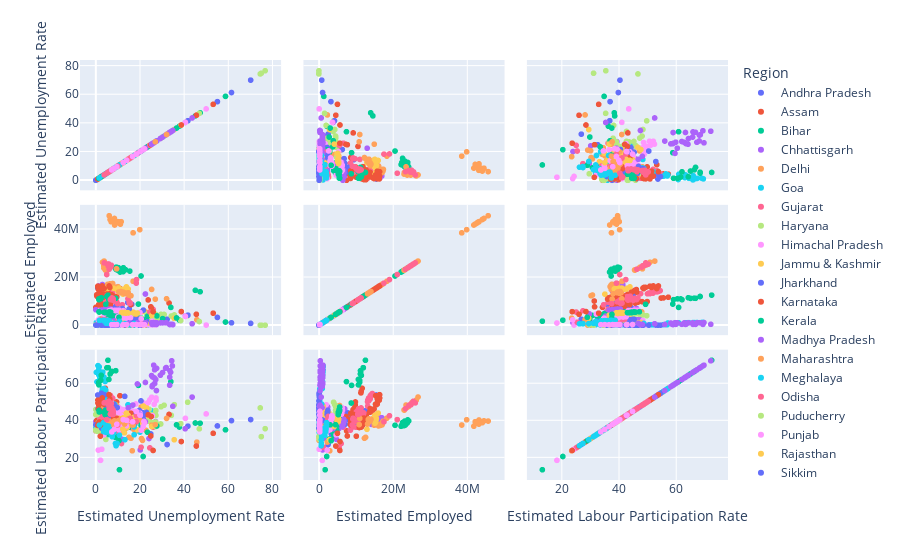

This figure's notebook cell:
### Code cell
#creating a scatter matrix plot to denote relationship
fig = px.scatter_matrix(data,
    dimensions=['Estimated Unemployment Rate','Estimated Employed',
                'Estimated Labour Participation Rate'],
    color='Region')
fig.show()

### Figure 1 — Plotly figure (JSON) as saved in the notebook; plotly's stock layout.template omitted (floating-point values rounded to 4 significant figures)
{"data": [{"dimensions": [{"axis": {"matches": true}, "label": "Estimated Unemployment Rate", "values": [3.65, 3.05, 3.75, 3.32, 5.17, 3.52, 4.12, 4.38, 4.84, 5.91, 4.06, 16.29, 14.46, 0.85, 6.09, 3.8, 5.64, 4.61, 6.01, 4.7, 7.54, 7.88, 7.11, 5.66, 9.88, 32.3, 24.91, 5.86]}, {"axis": {"matches": true}, "label": "Estimated Employed", "values": [11999139, 11755881, 12086707, 12285693, 12256762, 12017412, 11397681, 12528395, 12016676, 11723617, 11359660, 8792827, 9526902, 15572975, 4788661, 4824630, 4657443, 4743179, 4733996, 4774377, 4668772, 4913963, 4618860, 4822035, 4521537, 2544084, 3428356, 4954389]}, {"axis": {"matches": true}, "label": "Estimated Labour Participation Rate", "values": [43.24, 42.05, 43.5, 43.97, 44.68, 43.01, 41, 45.14, 43.46, 42.83, 40.66, 36.03, 38.16, 53.76, 37.45, 36.76, 36.1, 36.29, 36.69, 36.41, 36.62, 38.61, 35.91, 36.84, 36.08, 26.97, 32.69, 37.61]}], "hovertemplate": "Region=Andhra Pradesh<br>%{xaxis.title.text}=%{x}<br>%{yaxis.title.text}=%{y}<extra></extra>", "legendgroup": "Andhra Pradesh", "marker": {"color": "#636efa", "symbol": "circle"}, "name": "Andhra Pradesh", "showlegend": true, "type": "splom"}, {"dimensions": [{"axis": {"matches": true}, "label": "Estimated Unemployment Rate", "values": [4.29, 5.08, 4.26, 5.79, 4.46, 4.65, 4.66, 4.29, 3.26, 3.77, 9.38, 0, 7.87, 9.89, 3.21, 10.39, 9.26, 11.17, 6.31, 5.02, 7.24, 9.98, 10.34, 8.37, 10.77, 3.42]}, {"axis": {"matches": true}, "label": "Estimated Employed", "values": [11749334, 8923222, 9911534, 9292039, 11468349, 8395906, 9625362, 11420996, 8462814, 9878742, 9926176, 7544937, 1671707, 1647342, 1739838, 1595582, 1576480, 1595176, 1708045, 1722303, 1630908, 1625454, 1664145, 1454956, 1441722, 1551007]}, {"axis": {"matches": true}, "label": "Estimated Labour Participation Rate", "values": [57.39, 43.87, 48.21, 45.83, 55.67, 40.76, 46.64, 54.9, 40.17, 47.05, 50, 34.38, 44.92, 45.17, 44.32, 43.81, 42.66, 44.01, 44.59, 44.26, 42.82, 43.9, 45.03, 38.45, 39.04, 38.73]}], "hovertemplate": "Region=Assam<br>%{xaxis.title.text}=%{x}<br>%{yaxis.title.text}=%{y}<extra></extra>", "legendgroup": "Assam", "marker": {"color": "#EF553B", "symbol": "circle"}, "name": "Assam", "showlegend": true, "type": "splom"}, {"dimensions": [{"axis": {"matches": true}, "label": "Estimated Unemployment Rate", "values": [9.27, 10.2, 13.44, 11, 8.87, 12.47, 12.4, 10.16, 9.13, 9.61, 15.39, 45.09, 47.26, 20.49, 19.9, 13.29, 16.41, 17.66, 20.46, 14.06, 17.62, 14.91, 20.69, 15.11, 15.73, 58.77, 37.87, 12.45]}, {"axis": {"matches": true}, "label": "Estimated Employed", "values": [24322330, 24097712, 23248875, 22260203, 23905700, 24053140, 22445989, 22914530, 23409006, 23168192, 22667882, 14645275, 14050319, 20622566, 3029344, 3248864, 3059744, 2994763, 2992082, 3173429, 3081077, 2977857, 2988665, 3113464, 3049637, 1400962, 2207026, 3124663]}, {"axis": {"matches": true}, "label": "Estimated Labour Participation Rate", "values": [39.75, 39.71, 39.66, 36.85, 38.57, 40.31, 37.51, 37.25, 37.54, 37.28, 38.88, 38.63, 38.5, 37.4, 39.8, 39.35, 38.36, 38.03, 39.25, 38.45, 38.86, 36.29, 38.99, 37.87, 37.29, 34.94, 36.45, 36.54]}], "hovertemplate": "Region=Bihar<br>%{xaxis.title.text}=%{x}<br>%{yaxis.title.text}=%{y}<extra></extra>", "legendgroup": "Bihar", "marker": {"color": "#00cc96", "symbol": "circle"}, "name": "Bihar", "showlegend": true, "type": "splom"}, {"dimensions": [{"axis": {"matches": true}, "label": "Estimated Unemployment Rate", "values": [9.82, 6.76, 4.54, 4.64, 8.33, 6.96, 2.77, 6.11, 9.89, 7.89, 7.31, 0, 7.64, 10.14, 9.77, 11.77, 8.17, 6.29, 9.46, 10.27, 8.32, 3.57, 9.01, 9.79, 8.21, 20.13, 24.1, 27.07]}, {"axis": {"matches": true}, "label": "Estimated Employed", "values": [6259019, 6608626, 6753622, 6607694, 6490776, 7043840, 6942931, 6569385, 6236201, 6847173, 6894808, 6534321, 5454091, 5781095, 2223129, 2192020, 2285436, 2392400, 2311507, 2297096, 2341284, 2415436, 2315972, 2347941, 2407509, 1066126, 1276291, 1602231]}, {"axis": {"matches": true}, "label": "Estimated Labour Participation Rate", "values": [42.89, 43.71, 43.53, 42.55, 43.38, 46.28, 43.56, 42.59, 42.03, 45.05, 44.98, 39.43, 35.56, 38.66, 45.61, 45.88, 45.85, 46.91, 46.8, 46.82, 46.59, 45.59, 46.21, 47.14, 47.39, 24.06, 30.24, 39.41]}], "hovertemplate": "Region=Chhattisgarh<br>%{xaxis.title.text}=%{x}<br>%{yaxis.title.text}=%{y}<extra></extra>", "legendgroup": "Chhattisgarh", "marker": {"color": "#ab63fa", "symbol": "circle"}, "name": "Chhattisgarh", "showlegend": true, "type": "splom"}, {"dimensions": [{"axis": {"matches": true}, "label": "Estimated Unemployment Rate", "values": [12.56, 9.33, 11.07, 17.18, 12.5, 15.84, 11.11, 16.97, 13.48, 13.81, 15.18, 20.69, 22.76, 21.14, 12.31, 12.76, 14.68, 13.52, 20.59, 12.41, 16.11, 11.07, 22.45, 14.86, 17.09, 16.51, 45.78, 18.11]}, {"axis": {"matches": true}, "label": "Estimated Employed", "values": [169487, 149076, 166605, 135407, 166056, 149511, 178768, 145671, 157791, 147500, 152413, 115487, 129610, 112108, 5756475, 5550172, 5393091, 5552510, 5642253, 6030363, 5439600, 5718337, 5647493, 5708807, 5401392, 3003787, 2343783, 4306807]}, {"axis": {"matches": true}, "label": "Estimated Labour Participation Rate", "values": [42.33, 35.74, 40.53, 35.21, 40.68, 37.9, 42.71, 37.08, 38.36, 35.84, 37.45, 30.21, 34.65, 29.22, 44.17, 42.71, 42.34, 42.9, 47.36, 45.78, 43.02, 42.56, 48.09, 44.18, 42.82, 23.59, 28.28, 34.32]}], "hovertemplate": "Region=Delhi<br>%{xaxis.title.text}=%{x}<br>%{yaxis.title.text}=%{y}<extra></extra>", "legendgroup": "Delhi", "marker": {"color": "#FFA15A", "symbol": "circle"}, "name": "Delhi", "showlegend": true, "type": "splom"}, {"dimensions": [{"axis": {"matches": true}, "label": "Estimated Unemployment Rate", "values": [2.91, 5.45, 10.98, 1.98, 3.61, 7.21, 23.71, 3.54, 5.38, 0, 15.91, 20, 2.75, 13.33, 12.28, 4.9, 3.16, 12.31, 25.2, 16.22, 10.92, 4.31, 4.76, 11.76]}, {"axis": {"matches": true}, "label": "Estimated Employed", "values": [179340, 170471, 167437, 183603, 163215, 177440, 159489, 177155, 158936, 171672, 181657, 128538, 264855, 304015, 280367, 243277, 309643, 290264, 271612, 288154, 257814, 306396, 277093, 318957]}, {"axis": {"matches": true}, "label": "Estimated Labour Participation Rate", "values": [39.16, 38.19, 39.81, 39.61, 35.78, 40.36, 44.09, 38.7, 35.36, 36.11, 45.36, 33.71, 34.17, 43.96, 40, 31.97, 39.92, 41.27, 45.22, 42.77, 35.95, 39.73, 36.05, 44.74]}], "hovertemplate": "Region=Goa<br>%{xaxis.title.text}=%{x}<br>%{yaxis.title.text}=%{y}<extra></extra>", "legendgroup": "Goa", "marker": {"color": "#19d3f3", "symbol": "circle"}, "name": "Goa", "showlegend": true, "type": "splom"}, {"dimensions": [{"axis": {"matches": true}, "label": "Estimated Unemployment Rate", "values": [2.88, 4.77, 4.58, 3.7, 6.29, 4.91, 4.68, 3.46, 5.35, 6.64, 7.59, 12, 14.58, 1.41, 4.09, 6.31, 5.15, 4.2, 5.96, 5.45, 7.53, 5.71, 5.82, 6.04, 5.39, 25.94, 11.62, 4.54]}, {"axis": {"matches": true}, "label": "Estimated Employed", "values": [13954728, 13199281, 14327083, 13507342, 13280783, 13828512, 14487815, 13877825, 14301844, 13973042, 13483615, 8587594, 11121124, 13243922, 9686558, 10144965, 9828023, 10228154, 9609939, 10474217, 9896129, 10172812, 9824501, 10784753, 10083026, 6701284, 6072776, 10574711]}, {"axis": {"matches": true}, "label": "Estimated Labour Participation Rate", "values": [52.03, 50.12, 54.21, 50.57, 51.01, 52.27, 54.55, 51.51, 54.07, 53.48, 52.06, 34.77, 46.31, 47.72, 41.67, 44.57, 42.54, 43.72, 41.75, 45.14, 43.5, 43.75, 42.19, 46.31, 42.9, 36.33, 27.52, 44.26]}], "hovertemplate": "Region=Gujarat<br>%{xaxis.title.text}=%{x}<br>%{yaxis.title.text}=%{y}<extra></extra>", "legendgroup": "Gujarat", "marker": {"color": "#FF6692", "symbol": "circle"}, "name": "Gujarat", "showlegend": true, "type": "splom"}, {"dimensions": [{"axis": {"matches": true}, "label": "Estimated Unemployment Rate", "values": [14.54, 23.08, 16.22, 30.94, 16.36, 24.17, 16.59, 29.56, 16.21, 27.19, 23.92, 41.61, 34.22, 35.57, 24.67, 20.42, 25.45, 24.19, 26.84, 21.04, 27.06, 23.65, 27.24, 23.29, 27.14, 46.89, 38.46, 29.41]}, {"axis": {"matches": true}, "label": "Estimated Employed", "values": [5249186, 4745178, 4826560, 4558306, 5127956, 4798833, 4875763, 4603484, 5062293, 4570108, 4366148, 4041050, 3914193, 4357835, 2693596, 2845190, 2405973, 2523005, 2675862, 2821456, 2404239, 2548835, 2630938, 2752834, 2275407, 1606580, 2013083, 2304138]}, {"axis": {"matches": true}, "label": "Estimated Labour Participation Rate", "values": [45.12, 45.23, 42.17, 48.23, 44.72, 46.07, 42.48, 47.4, 43.74, 45.37, 41.4, 49.85, 42.78, 48.53, 43.18, 43.06, 38.77, 39.87, 43.7, 42.58, 39.18, 39.57, 42.75, 42.32, 36.73, 35.48, 38.27, 38.09]}], "hovertemplate": "Region=Haryana<br>%{xaxis.title.text}=%{x}<br>%{yaxis.title.text}=%{y}<extra></extra>", "legendgroup": "Haryana", "marker": {"color": "#B6E880", "symbol": "circle"}, "name": "Haryana", "showlegend": true, "type": "splom"}, {"dimensions": [{"axis": {"matches": true}, "label": "Estimated Unemployment Rate", "values": [13.68, 11.43, 20.59, 18.56, 15.98, 15.81, 22.86, 19.46, 16.67, 15.42, 17.71, 2.13, 25.64, 1.12, 10.88, 21.43, 21.51, 24.48, 12, 23.77, 27.27, 25.32, 18.15, 27.31, 26.44, 2.7, 50, 10.81]}, {"axis": {"matches": true}, "label": "Estimated Employed", "values": [2045760, 1957081, 1916824, 1969248, 2039804, 1946957, 2024409, 1922821, 2041035, 1952464, 1800426, 984171, 1732050, 2230075, 245668, 237576, 235894, 236315, 247210, 232322, 233029, 241366, 246596, 227804, 221432, 146957, 134868, 224902]}, {"axis": {"matches": true}, "label": "Estimated Labour Participation Rate", "values": [44.23, 41.18, 44.91, 44.91, 45.02, 42.81, 48.5, 44.05, 45.11, 42.45, 40.17, 18.43, 42.62, 41.2, 45.27, 49.58, 49.22, 51.17, 45.87, 49.69, 52.17, 52.55, 48.92, 50.82, 48.74, 24.42, 43.55, 40.66]}], "hovertemplate": "Region=Himachal Pradesh<br>%{xaxis.title.text}=%{x}<br>%{yaxis.title.text}=%{y}<extra></extra>", "legendgroup": "Himachal Pradesh", "marker": {"color": "#FF97FF", "symbol": "circle"}, "name": "Himachal Pradesh", "showlegend": true, "type": "splom"}, {"dimensions": [{"axis": {"matches": true}, "label": "Estimated Unemployment Rate", "values": [12.78, 12.09, 13.67, 11.32, 19.27, 14.73, 22.19, 21.23, 16, 2.22, 18.97, 23.04, 19.88, 21.55, 24.06, 14.29, 7.02, 18.54, 19.86, 14.29, 12.96]}, {"axis": {"matches": true}, "label": "Estimated Employed", "values": [2495186, 2423742, 2549316, 2778624, 2477621, 2415724, 2373488, 2163397, 2361004, 2716966, 2049617, 1130139, 1139815, 1183770, 1029087, 1226793, 1209085, 1079537, 1060116, 998103, 937435]}, {"axis": {"matches": true}, "label": "Estimated Labour Participation Rate", "values": [40.57, 39.02, 41.71, 44.17, 43.08, 39.69, 42.56, 38.25, 39.06, 38.46, 34.94, 46.74, 45.17, 47.8, 42.63, 44.92, 40.71, 41.4, 41.23, 36.21, 33.33]}], "hovertemplate": "Region=Jammu & Kashmir<br>%{xaxis.title.text}=%{x}<br>%{yaxis.title.text}=%{y}<extra></extra>", "legendgroup": "Jammu & Kashmir", "marker": {"color": "#FECB52", "symbol": "circle"}, "name": "Jammu & Kashmir", "showlegend": true, "type": "splom"}, {"dimensions": [{"axis": {"matches": true}, "label": "Estimated Unemployment Rate", "values": [7.11, 8.46, 9.98, 12.06, 7.12, 6.57, 8.07, 15.15, 6.16, 9.06, 5.01, 41.72, 55.1, 21.53, 17.23, 20.51, 15.67, 20.25, 21.16, 19.05, 17.34, 22.01, 22.96, 19.67, 16.4, 61.48, 70.17, 19.38]}, {"axis": {"matches": true}, "label": "Estimated Employed", "values": [7035766, 7319782, 6958404, 7015356, 7500122, 7761243, 7279628, 6873437, 7868736, 7932402, 7157454, 4280434, 3315038, 6375114, 2404033, 2326911, 2434579, 2335406, 2357627, 2460196, 2424281, 2290170, 2329293, 2493023, 2480661, 1054829, 830347, 2244460]}, {"axis": {"matches": true}, "label": "Estimated Labour Participation Rate", "values": [39.04, 41.12, 39.66, 40.83, 41.24, 42.33, 40.26, 41.09, 42.43, 44.05, 37.96, 36.92, 37.03, 40.65, 43.25, 43.51, 42.82, 43.35, 44.18, 44.82, 43.17, 43.14, 44.33, 45.42, 43.34, 39.92, 40.49, 40.43]}], "hovertemplate": "Region=Jharkhand<br>%{xaxis.title.text}=%{x}<br>%{yaxis.title.text}=%{y}<extra></extra>", "legendgroup": "Jharkhand", "marker": {"color": "#636efa", "symbol": "circle"}, "name": "Jharkhand", "showlegend": true, "type": "splom"}, {"dimensions": [{"axis": {"matches": true}, "label": "Estimated Unemployment Rate", "values": [5.46, 5.98, 0.52, 0.37, 3.2, 7.13, 1.19, 0.41, 2.57, 4.11, 2.39, 33.17, 23.72, 10.92, 6.56, 5, 2.29, 1.27, 3.57, 3.87, 3.44, 1.56, 3.31, 2.88, 4.92, 25.12, 15.88, 6.12]}, {"axis": {"matches": true}, "label": "Estimated Employed", "values": [13911440, 12888490, 12169808, 12686470, 13741892, 12803527, 11537217, 12756132, 13938874, 12753657, 12853818, 9330400, 10626328, 15396213, 8638239, 8862498, 8738029, 8614340, 8647794, 8799249, 8613835, 8592376, 8749154, 8924061, 9225835, 7387995, 8669258, 8822411]}, {"axis": {"matches": true}, "label": "Estimated Labour Participation Rate", "values": [46.36, 43.12, 38.42, 39.93, 44.45, 43.1, 36.45, 39.92, 44.52, 41.33, 40.85, 43.25, 43.09, 53.37, 40.62, 40.89, 39.09, 38.04, 39, 39.7, 38.6, 37.66, 38.94, 39.45, 41.55, 42.14, 43.9, 39.93]}], "hovertemplate": "Region=Karnataka<br>%{xaxis.title.text}=%{x}<br>%{yaxis.title.text}=%{y}<extra></extra>", "legendgroup": "Karnataka", "marker": {"color": "#EF553B", "symbol": "circle"}, "name": "Karnataka", "showlegend": true, "type": "splom"}, {"dimensions": [{"axis": {"matches": true}, "label": "Estimated Unemployment Rate", "values": [6.63, 9, 4.95, 10.32, 5.35, 9.14, 5, 10.77, 4.11, 8.91, 8.85, 10.71, 23.38, 27.66, 6.11, 6.67, 7.58, 7.69, 5.52, 5.35, 6.71, 7.31, 6.65, 6.08, 9.14, 21.43, 30.28, 12.17]}, {"axis": {"matches": true}, "label": "Estimated Employed", "values": [5184355, 5605627, 4855393, 5233449, 5400499, 5328825, 4557906, 5065804, 5307026, 5203579, 4141953, 1754170, 3799919, 3952088, 4605913, 4678374, 4105211, 4448650, 4640642, 4644510, 4062767, 4440283, 4597507, 4624444, 4079775, 2179106, 2826118, 4601293]}, {"axis": {"matches": true}, "label": "Estimated Labour Participation Rate", "values": [38.07, 42.19, 34.96, 39.9, 38.97, 40.02, 32.71, 38.67, 37.66, 38.84, 30.87, 13.33, 33.62, 37.01, 36.65, 37.42, 33.13, 35.91, 36.57, 36.49, 32.36, 35.56, 36.53, 36.48, 33.24, 20.51, 29.95, 38.68]}], "hovertemplate": "Region=Kerala<br>%{xaxis.title.text}=%{x}<br>%{yaxis.title.text}=%{y}<extra></extra>", "legendgroup": "Kerala", "marker": {"color": "#00cc96", "symbol": "circle"}, "name": "Kerala", "showlegend": true, "type": "splom"}, {"dimensions": [{"axis": {"matches": true}, "label": "Estimated Unemployment Rate", "values": [3.63, 4.25, 3.92, 4.94, 3.08, 2.98, 2.72, 2.94, 3.66, 4.42, 1.19, 12.5, 22.46, 6.46, 3.91, 6.38, 7.38, 6.82, 7, 4.4, 6.06, 6.2, 5.17, 4.96, 4.8, 11.94, 40.49, 12.72]}, {"axis": {"matches": true}, "label": "Estimated Employed", "values": [15349838, 16294794, 16274707, 16559137, 16159315, 17060638, 16306428, 16854647, 16183702, 16178044, 16480441, 14238959, 13099601, 16748971, 6692720, 6509340, 6266446, 6809834, 6655967, 6603715, 6459457, 6787403, 6834930, 6533435, 6386723, 4802873, 3879934, 6221562]}, {"axis": {"matches": true}, "label": "Estimated Labour Participation Rate", "values": [37.97, 40.48, 40.2, 41.25, 39.4, 41.46, 39.44, 40.77, 39.35, 39.57, 38.9, 37.88, 39.24, 41.5, 38.96, 38.8, 37.67, 40.6, 39.67, 38.2, 37.94, 39.83, 39.59, 37.68, 36.68, 29.76, 35.49, 38.72]}], "hovertemplate": "Region=Madhya Pradesh<br>%{xaxis.title.text}=%{x}<br>%{yaxis.title.text}=%{y}<extra></extra>", "legendgroup": "Madhya Pradesh", "marker": {"color": "#ab63fa", "symbol": "circle"}, "name": "Madhya Pradesh", "showlegend": true, "type": "splom"}, {"dimensions": [{"axis": {"matches": true}, "label": "Estimated Unemployment Rate", "values": [3.67, 4.34, 3.66, 3.76, 4.4, 3.81, 3.68, 3.03, 3.8, 4.24, 5.38, 25.28, 16.89, 9.4, 6.08, 6.46, 6.35, 7.57, 7.6, 7.51, 7.6, 7.83, 6.67, 5.34, 6.34, 14.99, 15.92, 10.01]}, {"axis": {"matches": true}, "label": "Estimated Employed", "values": [23896858, 23056511, 24843750, 26835389, 25219281, 24330249, 24881383, 26357625, 25881398, 25293535, 23130976, 15014802, 18423447, 23601016, 16962574, 17375053, 17215677, 16602767, 17396398, 17221991, 17486683, 16581144, 16715470, 17122782, 17065830, 12674451, 12365754, 16172690]}, {"axis": {"matches": true}, "label": "Estimated Labour Participation Rate", "values": [47.11, 45.69, 48.8, 52.67, 49.74, 47.61, 48.53, 50.98, 50.36, 49.36, 45.6, 37.42, 41.21, 48.34, 38.3, 39.3, 38.81, 37.84, 39.58, 39.05, 39.61, 37.57, 37.32, 37.61, 37.8, 30.86, 30.38, 37.04]}], "hovertemplate": "Region=Maharashtra<br>%{xaxis.title.text}=%{x}<br>%{yaxis.title.text}=%{y}<extra></extra>", "legendgroup": "Maharashtra", "marker": {"color": "#FFA15A", "symbol": "circle"}, "name": "Maharashtra", "showlegend": true, "type": "splom"}, {"dimensions": [{"axis": {"matches": true}, "label": "Estimated Unemployment Rate", "values": [3.16, 4.23, 1.03, 0.52, 0.24, 3.7, 1.5, 1.8, 0.97, 2.76, 1.28, 8.38, 3.73, 1.35, 8.4, 8.66, 4.43, 5.8, 5.3, 7.2, 3.02, 5.21, 4.76, 7.37, 2.8, 17.39, 14.58]}, {"axis": {"matches": true}, "label": "Estimated Employed", "values": [1119011, 1024797, 1158511, 1065725, 1162159, 1080609, 1205703, 1102997, 1229406, 1112864, 1192616, 803118, 992148, 1150200, 228978, 231252, 284015, 259433, 253887, 234375, 293431, 267417, 261687, 233965, 289735, 161939, 222916]}, {"axis": {"matches": true}, "label": "Estimated Labour Participation Rate", "values": [66.13, 61.09, 66.67, 60.86, 66.02, 63.44, 69.03, 63.18, 69.66, 64.06, 67.46, 48.83, 57.26, 64.63, 47.79, 48.29, 56.55, 52.27, 50.77, 47.71, 57.02, 53.04, 51.53, 47.26, 55.64, 36.51, 48.48]}], "hovertemplate": "Region=Meghalaya<br>%{xaxis.title.text}=%{x}<br>%{yaxis.title.text}=%{y}<extra></extra>", "legendgroup": "Meghalaya", "marker": {"color": "#19d3f3", "symbol": "circle"}, "name": "Meghalaya", "showlegend": true, "type": "splom"}, {"dimensions": [{"axis": {"matches": true}, "label": "Estimated Unemployment Rate", "values": [4.17, 4.71, 3.31, 3.68, 4.31, 4.28, 4.72, 4.67, 1.81, 3.31, 15.09, 24.48, 9.45, 4.59, 2.95, 2.63, 1.78, 3.5, 3.78, 4.5, 2.23, 3.36, 2.28, 2.19, 3.96, 20.5, 10, 2.18]}, {"axis": {"matches": true}, "label": "Estimated Employed", "values": [11155753, 10965154, 12009883, 11727659, 11167715, 11621534, 12192623, 11345069, 11182128, 11842655, 9814156, 5562449, 9683719, 10187145, 2519582, 2356290, 2542237, 2456983, 2570663, 2456855, 2594469, 2369048, 2561320, 2438080, 2457952, 1303244, 1975481, 2221069]}, {"axis": {"matches": true}, "label": "Estimated Labour Participation Rate", "values": [40.47, 39.94, 43.05, 42.13, 40.32, 41.88, 44.06, 40.91, 39.09, 41.98, 39.55, 25.16, 36.48, 36.36, 41.26, 38.39, 40.99, 40.25, 42.15, 40.51, 41.71, 38.46, 41.05, 38.97, 39.93, 25.53, 34.12, 35.24]}], "hovertemplate": "Region=Odisha<br>%{xaxis.title.text}=%{x}<br>%{yaxis.title.text}=%{y}<extra></extra>", "legendgroup": "Odisha", "marker": {"color": "#FF6692", "symbol": "circle"}, "name": "Odisha", "showlegend": true, "type": "splom"}, {"dimensions": [{"axis": {"matches": true}, "label": "Estimated Unemployment Rate", "values": [0, 0, 0, 4.85, 0, 1.18, 0, 1.99, 0.58, 1.74, 2.31, 74.51, 1.25, 0, 0, 8.95, 1.22, 1.17, 1.37, 5.21, 0.57, 1.78, 0.62, 76.74, 75, 4.55]}, {"axis": {"matches": true}, "label": "Estimated Employed", "values": [172474, 184527, 139227, 183930, 175718, 180283, 142787, 180808, 176252, 183619, 142176, 49420, 283905, 304369, 281117, 312882, 286573, 312548, 275003, 313135, 281698, 310342, 278851, 68122, 64538, 234926]}, {"axis": {"matches": true}, "label": "Estimated Labour Participation Rate", "values": [43.08, 45.95, 34.56, 47.83, 43.34, 44.85, 35, 45.07, 43.18, 45.38, 35.23, 46.79, 35.71, 37.73, 34.77, 42.41, 35.73, 38.86, 34.19, 40.42, 34.59, 38.5, 34.12, 35.54, 31.25, 29.73]}], "hovertemplate": "Region=Puducherry<br>%{xaxis.title.text}=%{x}<br>%{yaxis.title.text}=%{y}<extra></extra>", "legendgroup": "Puducherry", "marker": {"color": "#B6E880", "symbol": "circle"}, "name": "Puducherry", "showlegend": true, "type": "splom"}, {"dimensions": [{"axis": {"matches": true}, "label": "Estimated Unemployment Rate", "values": [9.17, 12.21, 9.64, 6.69, 8.59, 12.56, 7.07, 6.13, 9.69, 10.41, 10.51, 3.69, 40.59, 20, 13.49, 13.17, 11.61, 11.99, 15.69, 13.75, 10.39, 11.97, 13.68, 11.99, 9.97, 1.13, 20.54, 10.55]}, {"axis": {"matches": true}, "label": "Estimated Employed", "values": [6088547, 6025235, 6308129, 6183427, 6260971, 6021921, 6395022, 6164215, 6189471, 6009820, 6373692, 4721590, 3727366, 5364047, 3289918, 3307798, 3592442, 3499863, 3227178, 3070438, 3602243, 3575778, 3252622, 3219227, 3601793, 2298975, 2682658, 3047750]}, {"axis": {"matches": true}, "label": "Estimated Labour Participation Rate", "values": [44.79, 45.79, 46.5, 44.08, 45.49, 45.66, 45.55, 43.4, 45.22, 44.19, 46.85, 32.2, 41.14, 43.9, 40.03, 40.02, 42.62, 41.61, 39.97, 37.1, 41.82, 42.17, 39.04, 37.82, 41.29, 23.95, 34.71, 34.96]}], "hovertemplate": "Region=Punjab<br>%{xaxis.title.text}=%{x}<br>%{yaxis.title.text}=%{y}<extra></extra>", "legendgroup": "Punjab", "marker": {"color": "#FF97FF", "symbol": "circle"}, "name": "Punjab", "showlegend": true, "type": "splom"}, {"dimensions": [{"axis": {"matches": true}, "label": "Estimated Unemployment Rate", "values": [4.03, 13.7, 9.7, 12.5, 5.45, 14.66, 10.47, 13.96, 8, 14.48, 9.47, 12.25, 10.45, 13.86, 13.62, 14.36, 11.67, 14.71, 12.63, 13.02, 14.3, 18.04, 18.82, 17.02, 18.54, 35.53, 25.35, 13.04]}, {"axis": {"matches": true}, "label": "Estimated Employed", "values": [15226005, 14610564, 14859873, 15052051, 15419779, 15178544, 15278556, 15485307, 15484353, 15040572, 15059769, 13051219, 15586833, 16076978, 5108436, 5241174, 5372470, 5195170, 5176819, 5384335, 5306715, 5109481, 5157363, 5288343, 4964911, 2932923, 4225486, 5275784]}, {"axis": {"matches": true}, "label": "Estimated Labour Participation Rate", "values": [38.52, 41.02, 39.78, 41.48, 39.24, 42.69, 40.87, 43, 40.12, 41.83, 39.47, 35.21, 41.11, 43.98, 39.44, 40.73, 40.38, 40.34, 39.15, 40.8, 40.73, 40.9, 41.59, 41.62, 39.71, 29.57, 36.71, 39.26]}], "hovertemplate": "Region=Rajasthan<br>%{xaxis.title.text}=%{x}<br>%{yaxis.title.text}=%{y}<extra></extra>", "legendgroup": "Rajasthan", "marker": {"color": "#FECB52", "symbol": "circle"}, "name": "Rajasthan", "showlegend": true, "type": "splom"}, {"dimensions": [{"axis": {"matches": true}, "label": "Estimated Unemployment Rate", "values": [5.48, 13.11, 1, 0, 5.81, 8.2, 7.76, 2.56, 4.82, 4.81, 9.68, 4.04, 7.37, 20.45, 5.77, 19.75, 2.63]}, {"axis": {"matches": true}, "label": "Estimated Employed", "values": [146688, 162426, 161647, 133399, 141313, 89587, 89702, 108334, 90850, 89450, 87974, 107751, 88035, 86186, 81905, 75456, 76269]}, {"axis": {"matches": true}, "label": "Estimated Labour Participation Rate", "values": [44.06, 53.04, 46.3, 37.72, 42.36, 48.61, 48.13, 54.67, 46.63, 45.61, 46.97, 53.8, 45.24, 50.57, 40.31, 43.32, 35.85]}], "hovertemplate": "Region=Sikkim<br>%{xaxis.title.text}=%{x}<br>%{yaxis.title.text}=%{y}<extra></extra>", "legendgroup": "Sikkim", "marker": {"color": "#636efa", "symbol": "circle"}, "name": "Sikkim", "showlegend": true, "type": "splom"}, {"dimensions": [{"axis": {"matches": true}, "label": "Estimated Unemployment Rate", "values": [0.97, 0.92, 6.01, 2.91, 1.71, 1.46, 2.46, 3.73, 1.18, 1.17, 6.36, 53.19, 38.73, 2.06, 0.89, 1.56, 3.18, 9.53, 1.86, 1.13, 2.65, 8.05, 2.05, 3.31, 6.46, 45.55, 25.95, 24.93]}, {"axis": {"matches": true}, "label": "Estimated Employed", "values": [15844698, 16375303, 16455928, 16463931, 14595441, 15595647, 16223430, 15356938, 14954646, 15828488, 15848590, 5086200, 5768342, 10169115, 11798080, 12318745, 12054414, 11933093, 11902824, 12223948, 11729952, 12260389, 11926995, 11742101, 10982178, 4632967, 5733921, 7741005]}, {"axis": {"matches": true}, "label": "Estimated Labour Participation Rate", "values": [49.44, 50.99, 53.94, 52.17, 45.62, 48.55, 50.95, 48.8, 46.23, 48.86, 51.56, 33.05, 28.6, 31.49, 37.31, 39.16, 38.89, 41.13, 37.76, 38.42, 37.38, 41.29, 37.64, 37.48, 36.17, 26.17, 23.77, 31.6]}], "hovertemplate": "Region=Tamil Nadu<br>%{xaxis.title.text}=%{x}<br>%{yaxis.title.text}=%{y}<extra></extra>", "legendgroup": "Tamil Nadu", "marker": {"color": "#EF553B", "symbol": "circle"}, "name": "Tamil Nadu", "showlegend": true, "type": "splom"}, {"dimensions": [{"axis": {"matches": true}, "label": "Estimated Unemployment Rate", "values": [2.23, 5.92, 2.45, 1.4, 5.49, 7.29, 6.47, 1.35, 5.02, 9.02, 5.63, 4.51, 34.01, 19.3, 1.52, 1.43, 3.73, 4.19, 6.19, 6.74, 5.23, 4.22, 6.49, 6.74, 6.1, 10.5, 36.57, 6.92]}, {"axis": {"matches": true}, "label": "Estimated Employed", "values": [11053353, 10728822, 11538688, 10743959, 12636415, 11375354, 11265828, 11068056, 12065915, 11304474, 12028377, 8793799, 7508747, 8891181, 5560649, 5683349, 5432503, 5544693, 5668785, 5318341, 5338119, 5317782, 5543380, 5521496, 5313236, 3378431, 3108830, 4577995]}, {"axis": {"matches": true}, "label": "Estimated Labour Participation Rate", "values": [61.74, 62.19, 64.4, 59.23, 72.57, 66.49, 65.17, 60.61, 68.51, 66.92, 68.53, 49.44, 61, 58.97, 44.59, 45.43, 44.36, 45.39, 47.28, 44.51, 43.87, 43.13, 45.95, 45.78, 43.65, 29.05, 37.63, 37.68]}], "hovertemplate": "Region=Telangana<br>%{xaxis.title.text}=%{x}<br>%{yaxis.title.text}=%{y}<extra></extra>", "legendgroup": "Telangana", "marker": {"color": "#00cc96", "symbol": "circle"}, "name": "Telangana", "showlegend": true, "type": "splom"}, {"dimensions": [{"axis": {"matches": true}, "label": "Estimated Unemployment Rate", "values": [29.25, 26.64, 22.47, 25.49, 30.23, 27.54, 25.25, 26.53, 31.91, 26.22, 31.61, 43.64, 14.71, 18.84, 34.69, 25.59, 25.81, 33.45, 33.57, 26.67, 27.15, 33.48, 34.37, 33.88, 25.69, 34.88, 16.78, 27.47]}, {"axis": {"matches": true}, "label": "Estimated Employed", "values": [1019549, 1107013, 1052597, 975501, 1034408, 1113764, 1084633, 1046878, 1057975, 1169347, 1060946, 675083, 911789, 1106978, 423127, 408738, 410583, 368977, 418043, 414808, 427700, 399427, 450155, 415339, 450271, 296431, 384999, 391015]}, {"axis": {"matches": true}, "label": "Estimated Labour Participation Rate", "values": [64.47, 67.4, 60.54, 58.29, 65.9, 68.21, 64.29, 63.02, 68.61, 69.88, 68.28, 52.63, 46.9, 59.74, 69.5, 58.8, 59.1, 59.07, 66.9, 60, 62.14, 63.41, 72.26, 66.04, 63.56, 47.65, 48.31, 56.17]}], "hovertemplate": "Region=Tripura<br>%{xaxis.title.text}=%{x}<br>%{yaxis.title.text}=%{y}<extra></extra>", "legendgroup": "Tripura", "marker": {"color": "#ab63fa", "symbol": "circle"}, "name": "Tripura", "showlegend": true, "type": "splom"}, {"dimensions": [{"axis": {"matches": true}, "label": "Estimated Unemployment Rate", "values": [10.26, 11.13, 9.19, 11.47, 6.45, 10.18, 6.94, 8.43, 6.06, 8.12, 9.37, 19.92, 16.89, 8.51, 14.4, 11.62, 11.8, 14.73, 13.58, 10.35, 11.31, 12.37, 12.34, 11.65, 12.32, 26.94, 32.06, 13.05]}, {"axis": {"matches": true}, "label": "Estimated Employed", "values": [43287808, 42276572, 42697000, 43298746, 44198762, 42833265, 43261530, 44640087, 45777509, 44257432, 43086706, 39970677, 38640999, 41908909, 13391244, 13624452, 13862431, 13580241, 13522970, 13938303, 14128888, 13857200, 13656250, 13803099, 13889632, 10944379, 11111486, 13208724]}, {"axis": {"matches": true}, "label": "Estimated Labour Participation Rate", "values": [39.96, 39.32, 38.78, 40.24, 38.79, 39.07, 38.01, 39.77, 39.67, 39.13, 38.53, 40.37, 37.52, 36.89, 40.43, 39.75, 40.43, 40.87, 40.07, 39.71, 40.6, 40.21, 39.52, 39.54, 40, 37.74, 41.1, 38.09]}], "hovertemplate": "Region=Uttar Pradesh<br>%{xaxis.title.text}=%{x}<br>%{yaxis.title.text}=%{y}<extra></extra>", "legendgroup": "Uttar Pradesh", "marker": {"color": "#FFA15A", "symbol": "circle"}, "name": "Uttar Pradesh", "showlegend": true, "type": "splom"}, {"dimensions": [{"axis": {"matches": true}, "label": "Estimated Unemployment Rate", "values": [1.63, 4.65, 5.74, 6.11, 3.47, 4.83, 5.56, 4.52, 4.17, 4.85, 3.66, 3.57, 10.71, 9.17, 4.69, 6.94, 7.43, 9.62, 4.72, 6.34, 7.39, 8.92, 5.28, 8.15, 13.18, 17.36, 5.08]}, {"axis": {"matches": true}, "label": "Estimated Employed", "values": [2108044, 2021553, 2000524, 1911380, 2157845, 2027662, 2007113, 1947566, 1986386, 2057523, 1972074, 1915482, 1675441, 676797, 906889, 859900, 823967, 711150, 925174, 904903, 844779, 725253, 963408, 889245, 748041, 778590, 989470]}, {"axis": {"matches": true}, "label": "Estimated Labour Participation Rate", "values": [37.47, 37.01, 36.97, 35.39, 38.79, 36.9, 36.73, 35.19, 35.69, 37.16, 35.04, 33.94, 32, 26.33, 33.54, 32.48, 31.21, 27.51, 33.87, 33.61, 31.65, 27.55, 35.11, 33.33, 29.59, 32.27, 35.61]}], "hovertemplate": "Region=Uttarakhand<br>%{xaxis.title.text}=%{x}<br>%{yaxis.title.text}=%{y}<extra></extra>", "legendgroup": "Uttarakhand", "marker": {"color": "#19d3f3", "symbol": "circle"}, "name": "Uttarakhand", "showlegend": true, "type": "splom"}, {"dimensions": [{"axis": {"matches": true}, "label": "Estimated Unemployment Rate", "values": [6.02, 5.85, 5.62, 5.58, 5.26, 6.78, 5.83, 5.79, 6.79, 3.78, 7.02, 18.32, 18.43, 4.94, 7.25, 7.38, 7.91, 7.27, 7.79, 7.83, 6.61, 7.24, 7.27, 7.55, 6.67, 15.63, 15.22, 9.86]}, {"axis": {"matches": true}, "label": "Estimated Employed", "values": [23452875, 25543465, 24857807, 24924827, 25610773, 24353018, 25630359, 24906239, 24612171, 26093009, 25097812, 17639370, 19115772, 21225887, 11306177, 10611498, 10779829, 11456493, 11158649, 10563686, 10768462, 11335696, 11208617, 10871168, 10806105, 9299466, 9240903, 9088931]}, {"axis": {"matches": true}, "label": "Estimated Labour Participation Rate", "values": [46.41, 50.36, 48.78, 48.79, 49.87, 48.09, 50, 48.47, 48.3, 49.51, 49.18, 39.27, 42.53, 40.44, 46.37, 43.51, 44.38, 46.77, 45.74, 43.25, 43.44, 45.97, 45.39, 44.09, 43.34, 41.2, 40.67, 37.57]}], "hovertemplate": "Region=West Bengal<br>%{xaxis.title.text}=%{x}<br>%{yaxis.title.text}=%{y}<extra></extra>", "legendgroup": "West Bengal", "marker": {"color": "#FF6692", "symbol": "circle"}, "name": "West Bengal", "showlegend": true, "type": "splom"}, {"dimensions": [{"axis": {"matches": true}, "label": "Estimated Unemployment Rate", "values": [18.35, 12.4, 21.8, 9.52, 20.14, 13.99, 22.05, 8.33, 20, 16.67, 21.43, 7.22]}, {"axis": {"matches": true}, "label": "Estimated Employed", "values": [348042, 337145, 294379, 328282, 327239, 330856, 289593, 311146, 332062, 316887, 279839, 306505]}, {"axis": {"matches": true}, "label": "Estimated Labour Participation Rate", "values": [44.89, 40.44, 39.47, 37.95, 42.77, 40.06, 38.6, 35.19, 42.94, 39.25, 36.68, 33.8]}], "hovertemplate": "Region=Chandigarh<br>%{xaxis.title.text}=%{x}<br>%{yaxis.title.text}=%{y}<extra></extra>", "legendgroup": "Chandigarh", "marker": {"color": "#FF97FF", "symbol": "circle"}, "name": "Chandigarh", "showlegend": true, "type": "splom"}], "layout": {"autosize": true, "dragmode": "select", "legend": {"title": {"text": "Region"}, "tracegroupgap": 0}, "margin": {"t": 60}, "xaxis": {"autorange": true, "range": [-10.19, 86.93], "type": "linear"}, "xaxis2": {"autorange": true, "range": [-6023000.0, 51850000.0], "type": "linear"}, "xaxis3": {"autorange": true, "range": [5.464, 80.44], "type": "linear"}, "yaxis": {"autorange": true, "range": [-10.19, 86.93], "type": "linear"}, "yaxis2": {"autorange": true, "range": [-6023000.0, 51850000.0], "type": "linear"}, "yaxis3": {"autorange": true, "range": [5.464, 80.44], "type": "linear"}}}
